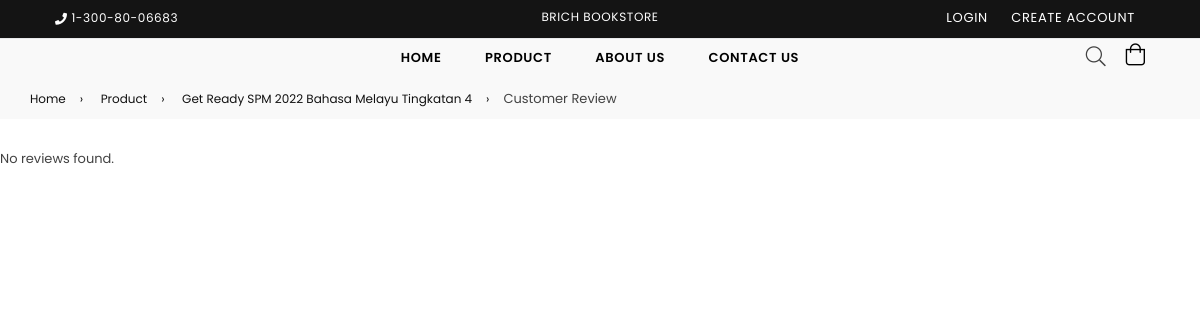
The page /comment.php?book_id=2 on the database as committed earlier.
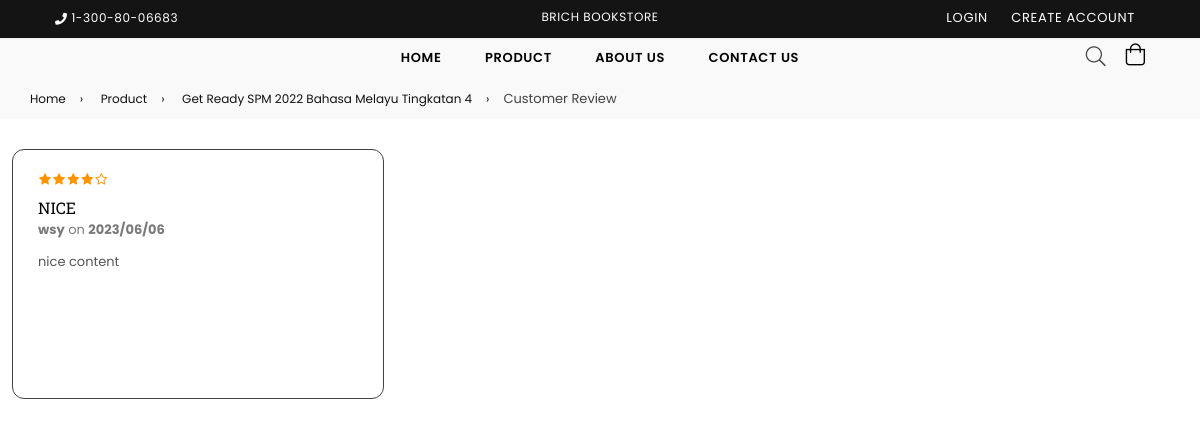
The same page on the database as committed later.
### tables this page shows
CREATE TABLE `books` (
  `book_id` int(15) NOT NULL,
  `book_isbn` varchar(13) NOT NULL,
  `book_title` varchar(255) NOT NULL,
  `book_image` varchar(255) NOT NULL,
  `book_description` text NOT NULL,
  `book_author` varchar(255) NOT NULL,
  `book_price` varchar(255) NOT NULL,
  `cat_id` varchar(255) NOT NULL,
  `book_publisher` varchar(255) NOT NULL,
  `book_format` varchar(255) NOT NULL,
  `stock` int(255) NOT NULL
);

CREATE TABLE `review` (
  `id` int(11) NOT NULL,
  `user_id` int(11) NOT NULL,
  `book_id` int(11) NOT NULL,
  `review_name` varchar(255) NOT NULL,
  `review_email` varchar(255) NOT NULL,
  `review_rating` varchar(255) NOT NULL,
  `review_title` varchar(255) NOT NULL,
  `review_body` text NOT NULL,
  `date` timestamp NOT NULL DEFAULT current_timestamp() ON UPDATE current_timestamp()
);

### comment.php (the view, shortened to what this page needs)
<?php
include("header.php");
include "connect.php";
?>
<div id="page-content">
    <div class="bredcrumbWrap" style="padding-top: 50px;">
        <div class="container breadcrumbs">
            <a href="index.php" title="Back to the home page">Home</a><span aria-hidden="true">›</span>
            <a href="product.php" title="Back to the product page">Product</a><span aria-hidden="true">›</span>
            <?php
            if (isset($_GET['book_id'])) {
                $book_id = $_GET['book_id'];
                $sql = "SELECT book_title FROM books WHERE book_id = $book_id";
                $result = mysqli_query($conn, $sql);
                $row = mysqli_fetch_assoc($result);
                $book_title = $row['book_title'];
                echo '<a href="product-detail.php?book_id=' . $book_id . '" title="Back to the product detail page">' . $book_title . '</a><span aria-hidden="true">›</span>';
                echo "Customer Review";
            }
            ?>
        </div>
    </div>
</div>
    <?php
if (isset($_GET['book_id'])) {
    $book_id = $_GET['book_id'];
    $sql = "SELECT * FROM review WHERE book_id = $book_id";
    $result = mysqli_query($conn, $sql);
    if ($result) {
        if (mysqli_num_rows($result) > 0) {
            while ($row = mysqli_fetch_assoc($result)) {
                $rating = $row['review_rating'];
                $title = $row['review_title'];
                $body = $row['review_body'];
                $username = $row['review_name'];
                ?>
                <div class="spr-review">
                    <div class="spr-review-header">
                        <span class="product-review spr-starratings spr-review-header-starratings">
                            <span class="reviewLink">
                                <?php
                                for ($i = 1; $i <= 5; $i++) {
                                    if ($i <= $rating) {
                                        echo '<i class="fa fa-star"></i>';
                                    } else {
                                        echo '<i class="font-13 fa fa-star-o"></i>';
                                    }
                                }
                                ?>
                            </span>
                        </span>
                        <h3 class="spr-review-header-title"><?php echo $title; ?></h3>
                        <span class="spr-review-header-byline">
                            <strong><?php echo $username; ?></strong> on <strong><?php echo date("Y/m/d"); ?></strong>
                        </span>
                    </div>
                    <div class="spr-review-content">
                        <p class="spr-review-content-body"><?php echo $body; ?></p>
                    </div>
                </div>
                <?php
            }
        } else {
            echo "No reviews found.";
        }
    } else {
        echo "Error: " . mysqli_error($conn);
    }
} else {
    echo "No book ID specified.";
}
?>

### header.php (shortened to what this page needs)
<!DOCTYPE html>
<html class="no-js" lang="en">
<head>
    <link rel="stylesheet" href="assets/css/plugins.css">
    <link rel="stylesheet" href="assets/css/bootstrap.min.css">
    <link rel="stylesheet" href="assets/css/style.css">
    <link rel="stylesheet" href="assets/css/responsive.css">
    <link rel="stylesheet" href="assets/css/drp.css">
</head>
<div class="pageWrapper" >
    <div class="top-header">
        <div class="container-fluid">
            <div class="row">
            	<div class="col-10 col-sm-8 col-md-5 col-lg-4">
                    <p class="phone-no"><i class="anm anm-phone-s"></i> 1-300-80-06683</p>
                </div>
                <div class="col-sm-4 col-md-4 col-lg-4 d-none d-lg-none d-md-block d-lg-block">
                	<div class="text-center"><p class="top-header_middle-text"> BRich Bookstore</p></div>
                </div>
                <div class="col-2 col-sm-4 col-md-3 col-lg-4 text-right">
                <nav class="grid__item" id="AccessibleNav" role="navigation">
                    <ul id="siteNavheader" class="site-nav medium right hidearrow">
                    <?php if(isset($user) && $user['verify_status']!=0): ?>
                    <li class="lvl1 parent megamenu"><a href="#">Welcome <?= htmlspecialchars($user['username']) ?></a>
                    <ul class="dropdown" >
                    <li><a href="cart.php" class="site-nav">My Cart<i class="anm anm-angle-right-l"></i></a></li>
                    <li><a href="order-history.php" class="site-nav">My Order<i class="anm anm-angle-right-l"></i></a></li>
                    <li><a href="userprofile.php" class="site-nav">My Profile<i class="anm anm-angle-right-l"></i></a></li>
                        <?php if(isset($user)): ?>
                        <li><a href="logout.php" onclick="return confirm('Are you sure you want to log out?')">Log Out<i class="anm anm-angle-right-l"></i></a></li>
                        <?php endif; ?>
                    </ul>
                    <li class="lvl1 parent megamenu"><a href="wishlist.php">Wishlist</a>
                    </li>
                    <?php elseif(isset($user) && $user['verify_status']==0): ?>
                        <li><a href="signup_sendemailverify.php">Verify Email</a> </li>
                        <li><a href="register.php">Create Account</a></li>
                    <?php else: ?>
                     <li><a href="login.php">Login</a> </li>
                     <li><a href="register.php">Create Account</a></li>
                     <?php endif; ?>
                    </ul>
                    </nav>
                </div>
            </div>
        </div>
    </div>
    <div class="header-wrap classicHeader animated d-flex">
        <div class="container-fluid">
            <div class="row align-items-center">
                <div class="logo col-md-2 col-lg-2 d-none d-lg-block">
                </div>
                <div class="col-2 col-sm-3 col-md-3 col-lg-8">
                	<nav class="grid__item" id="AccessibleNav" role="navigation">
                        <ul id="siteNav" class="site-nav medium center hidearrow">
                            <li class="lvl1 parent megamenu"><a href="index.php">Home <i class="anm anm-angle-down-l"></i></a>
                            </li>
                            <li class="lvl1 parent megamenu"><a href="product.php">Product <i class="anm anm-angle-down-l"></i></a>
                            </li>
                            <li class="lvl1 parent dropdown"><a href="about-us.php">About Us <i class="anm anm-angle-down-l"></i></a>
                            </li>
                            <li class="lvl1 parent dropdown"><a href="contactus.php">Contact Us <i class="anm anm-angle-down-l"></i></a>
                            </li>
                      </ul>
                    </nav>
                </div>
                <?php
                    if(!isset($_SESSION['user_id']) || $user['verify_status']==0){
                 ?>
                    <div class="col-4 col-sm-3 col-md-3 col-lg-2">
                        <div class="site-cart">
                            <a href="#" class="site-header__cart" title="Cart">
                            <i class="icon anm anm-bag-l"></i>
                            </a>
                    </div>
                    <?php
                    }
                    ?>
                    <div class="site-header__search">
                        <button type="button" class="search-trigger"><i class="icon anm anm-search-l"></i></button>
                    </div>
                </div>
            </div>
        </div>
    </div>
</div>
</html>

### assets/CSS/drp.css (style rules this page uses)
#siteNavheader { position:relative; max-width:1100px; margin:0 auto; padding:0; list-style:none; }
#siteNavheader.right { text-align:right; }
#AccessibleNav { padding-left:0; }
#siteNavheader a { text-decoration:none; font-size:13px; display:block; opacity:1; -webkit-font-smoothing: antialiased; letter-spacing:0.05em; position:relative; }
#siteNavheader > li { display:inline-block; text-align:left; }
#siteNavheader > li > a { color:#ffffff; padding:0 10px; text-transform:uppercase; line-height:40px; bottom:10px;font-size:13px; }

### comment.php (style rules this page uses)
.spr-review { width: 31%; margin: 0 1% !important; min-height: 250px; display: inline-block; float: left; padding: 20px 25px !important; margin-bottom: 25px !important; border: 1px solid; border-radius: 12px; }

Rows that differ between the two databases and show on the page:
added review: review_rating "4" (drawn), review_title "NICE", review_name "wsy", review_body "nice content"
Other text that changed with them:
text no longer shown: "No reviews found."
